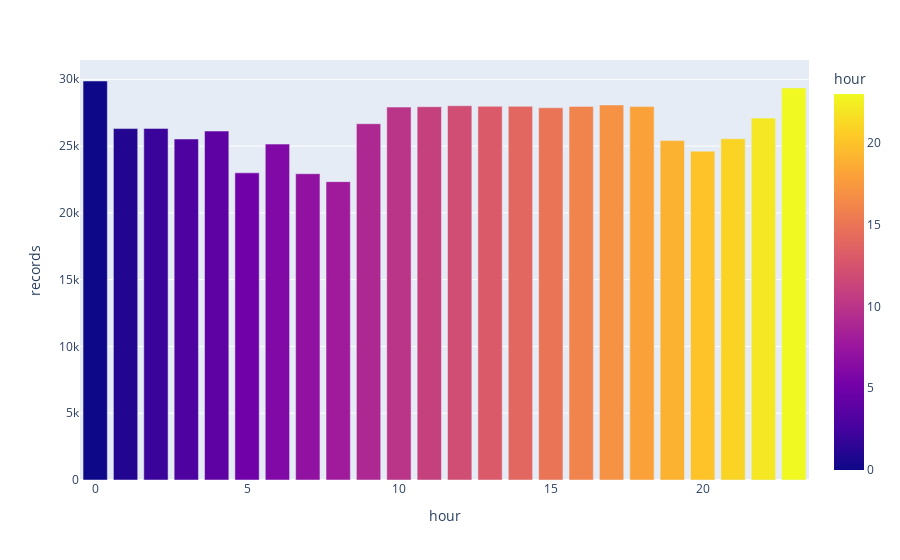

Here is the notebook cell this chart was saved with:
### Code cell
#Hour Analysis
hr_grp = df.groupby('hour').size().reset_index(name="records")
px.bar(data_frame = hr_grp,x="hour",y="records",color="hour", barmode="group")

### Figure 1 — Plotly figure (JSON) as saved in the notebook; plotly's stock layout.template omitted (floating-point values rounded to 4 significant figures)
{"data": [{"alignmentgroup": "True", "hovertemplate": "hour=%{marker.color}<br>records=%{y}<extra></extra>", "legendgroup": "", "marker": {"color": [0, 1, 2, 3, 4, 5, 6, 7, 8, 9, 10, 11, 12, 13, 14, 15, 16, 17, 18, 19, 20, 21, 22, 23], "coloraxis": "coloraxis", "pattern": {"shape": ""}}, "name": "", "offsetgroup": "", "orientation": "v", "showlegend": false, "textposition": "auto", "type": "bar", "x": [0, 1, 2, 3, 4, 5, 6, 7, 8, 9, 10, 11, 12, 13, 14, 15, 16, 17, 18, 19, 20, 21, 22, 23], "xaxis": "x", "y": [29872, 26310, 26323, 25530, 26125, 22995, 25147, 22930, 22337, 26673, 27918, 27946, 28017, 27977, 27976, 27868, 27972, 28075, 27958, 25410, 24620, 25549, 27093, 29355], "yaxis": "y"}], "layout": {"barmode": "group", "coloraxis": {"colorbar": {"title": {"text": "hour"}}, "colorscale": [[0, "#0d0887"], [0.1111, "#46039f"], [0.2222, "#7201a8"], [0.3333, "#9c179e"], [0.4444, "#bd3786"], [0.5556, "#d8576b"], [0.6667, "#ed7953"], [0.7778, "#fb9f3a"], [0.8889, "#fdca26"], [1, "#f0f921"]]}, "legend": {"tracegroupgap": 0}, "margin": {"t": 60}, "xaxis": {"anchor": "y", "domain": [0, 1], "title": {"text": "hour"}}, "yaxis": {"anchor": "x", "domain": [0, 1], "title": {"text": "records"}}}}
